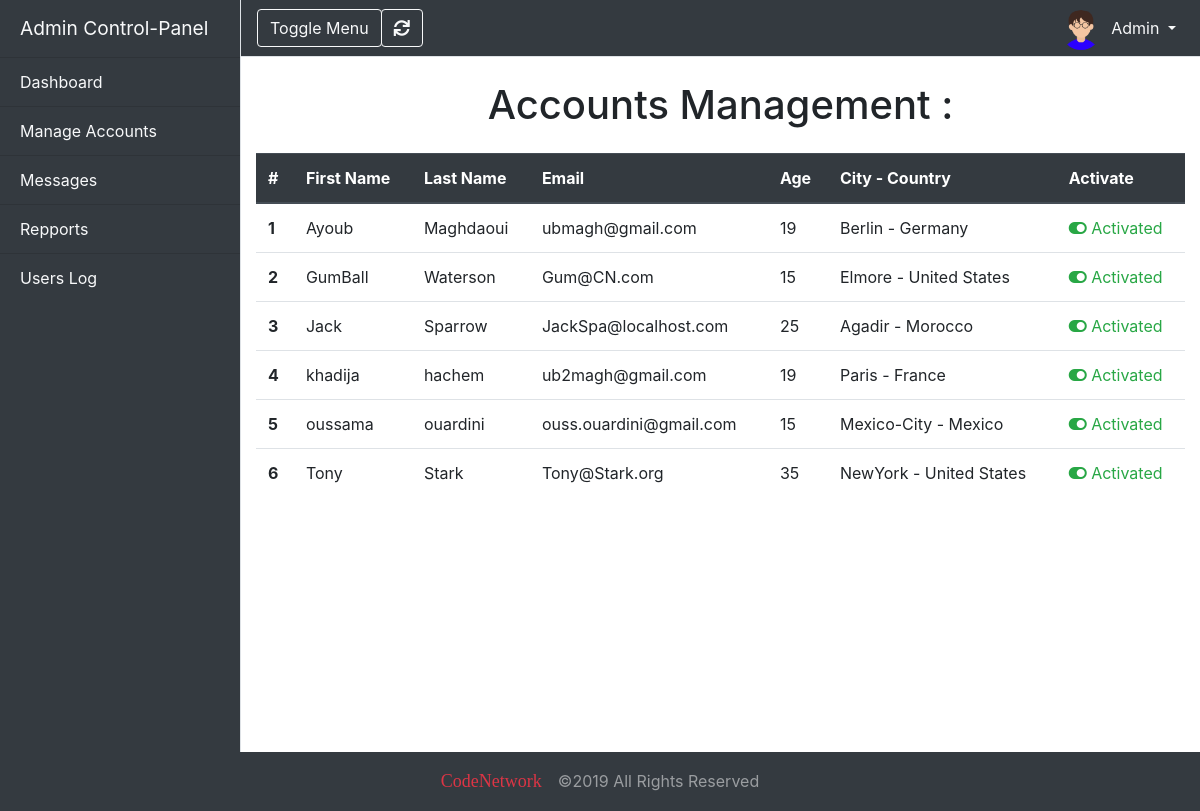
The app's page /adminCP/Accounts.php (signed in) with its own data.
### tables this page shows
CREATE TABLE IF NOT EXISTS `users` (
  `id` int(11) NOT NULL,
  `Fname` text NOT NULL,
  `Lname` text NOT NULL,
  `Email` text NOT NULL,
  `password` text NOT NULL,
  `age` int(11) NOT NULL,
  `City` text NOT NULL,
  `Country` text NOT NULL,
  `avatarEXT` text NOT NULL,
  `Activated` tinyint(1) NOT NULL
);

CREATE TABLE IF NOT EXISTS `apps_countries` (
  `id` int(11) NOT NULL,
  `country_code` varchar(2) NOT NULL DEFAULT '',
  `country_name` varchar(100) NOT NULL DEFAULT ''
);

### adminCP/Accounts.php (the view, shortened to what this page needs)
<?php
include "./includes/config.php";
if (isset($_SESSION['id'])) {
    echo '<!DOCTYPE html>
    <html lang="en">
    <head>
            <meta charset="UTF-8">
            <meta name="viewport" content="width=device-width, initial-scale=1.0">
            <meta http-equiv="X-UA-Compatible" content="ie=edge">
            <link rel="shortcut icon" href="./favicon.ico" type="image/x-icon">
            <link rel="stylesheet" href="../css/style.css">
            <link rel="stylesheet" href="../css/font-awesome.min.css">
            <link rel="stylesheet" href="../css/bootstrap.min.css">
            <link rel="stylesheet" href="../css/all.min.css">
            <link rel="stylesheet" href="../css/solid.min.css">
            <link rel="stylesheet" href="../css/fontawesome.min.css">
            <link rel="stylesheet" href="../css/regular.min.css">
            <link rel="stylesheet" href="../css/simple-sidebar.css">
            <script src="../js/jquery.js"></script>
            <script src="../js/bootstrap.js"></script>
            <title>-Manage Accounts-</title>
        </head><body>';
    include "includes/nav&sidebar.php";
    echo '
        <div class="container-fluid">
        <h1 class="mt-4 text-center">Accounts Management : </h1>
<div class="mt-4 mb-2">
<form>
        <table class="table">
  <thead class="thead-dark">
    <tr>
      <th scope="col-1">#</th>
      <th scope="col">First Name</th>
      <th scope="col">Last Name</th>
      <th scope="col">Email</th>
      <th scope="col-1">Age</th>
      <th scope="col">City - Country</th>
      <th scope="col-1">Activate</th>
    </tr>
  </thead>
  <tbody>
    ';
    $users = mysqli_query($mysqli, "SELECT * FROM users ORDER BY Fname;");
    $num = 1;
    while ($row = $users->fetch_assoc()) {
        $country = $row['Country'];
        $userContry = mysqli_query($mysqli, "SELECT country_name FROM apps_countries WHERE country_code='$country';");
        $country = $userContry->fetch_assoc();
        $country = $country['country_name'];
        echo '
        <tr>
         <th scope="row">' . $num . '</th>
         <td>' . $row['Fname'] . '</td>
         <td>' . $row['Lname'] . '</td>
         <td>' . $row['Email'] . '</td>
         <td>' . $row['age'] . '</td>
         <td>' . $row['City'] . ' - ' . $country . '</td>';
        if ($row['Activated'] == 1) {
            echo '
                            <td>
                               <a href="./Accounts.php?QCtu=' . $row['id'] . '" >
                               <i class="fas fa-toggle-on text-success"></i>
                               <span class="text-success"> Activated</span>
                               </a>
                            </td>';
        }
        echo '
       </tr>
           ';
        $num++;
    }
    echo '
                </tbody>
        </table>
        </form>
    </div>
    </div>
    </div>
<script>
$("#menu-toggle").click(function(e) {
e.preventDefault();
$("#wrapper").toggleClass("toggled");
});
</script>
</div>
';
} else {
    header("location:./index.php");
}
include "includes/footer.php";

### adminCP/includes/nav&sidebar.php (shortened to what this page needs)
<div class="d-flex" id="wrapper">
  <?php
 $avatarQUERY=mysqli_query($mysqli,"SELECT Avatar FROM admin WHERE id=10;");
 $avatar=$avatarQUERY->fetch_assoc();
 $avatar=$avatar['Avatar'];
 ?>
    <div class="bg-dark border-right" id="sidebar-wrapper">
      <div class="sidebar-heading text-light"> Admin Control-Panel </div>
      <div class="list-group list-group-flush ">
        <a href="./index.php" class="list-group-item list-group-item-action bg-dark text-light">Dashboard</a>
        <a href="./Accounts.php" class="list-group-item list-group-item-action bg-dark text-light">Manage Accounts</a>
        <a href="./Messages.php" class="list-group-item list-group-item-action bg-dark text-light">Messages</a>
        <a href="./Reports.php" class="list-group-item list-group-item-action bg-dark text-light">Repports</a>
        <a href="./UsersLOg.php" class="list-group-item list-group-item-action bg-dark text-light">Users Log</a>
      </div>
    </div>
    <div id="page-content-wrapper">
      <nav class="navbar navbar-expand-lg navbar-light bg-dark border-bottom">
        <button class="btn btn-dark btn-outline-light" id="menu-toggle">Toggle Menu</button>
        <div class="collapse navbar-collapse" id="navbarSupportedContent">
        <div class="col-1 ml-n3 text-center">
        <button class=" btn btn-dark btn-outline-light " id="reloaD"><i class="fas fa-sync"></i></button>
        </div>
          <ul class="navbar-nav ml-auto mt-2 mt-lg-0">
            <li class="nav-item dropdown">
              <a class="nav-link dropdown-toggle text-light" href="#" id="navbarDropdown" role="button" data-toggle="dropdown" aria-haspopup="true" aria-expanded="false">
              <?php
              echo'<img src="'.$avatar.'" class="ts-avatar hidden-side" alt="">';
              ?>
                Admin
              </a>
            </li>
          </ul>
        </div>
      </nav>

### css/style.css (style rules this page uses)
html, body { height: 100% !important; max-width: 100%; overflow-x: hidden; }

### css/simple-sidebar.css (style rules this page uses)
body { overflow-x: hidden; }
#sidebar-wrapper { min-height: 100vh; margin-left: -15rem; -webkit-transition: margin .25s ease-out; -moz-transition: margin .25s ease-out; -o-transition: margin .25s ease-out; transition: margin .25s ease-out; }
#sidebar-wrapper .sidebar-heading { padding: 0.875rem 1.25rem; font-size: 1.2rem; }
#sidebar-wrapper .list-group { width: 15rem; }
#page-content-wrapper { min-width: 100vw; }
@media (min-width: 768px) { #sidebar-wrapper { margin-left: 0; } }
@media (min-width: 768px) { #page-content-wrapper { min-width: 0; width: 100%; } }
.ts-avatar { border-radius: 50%; height: 40px; margin: -10px 0; margin-right: 6px; }

### records on screen
users: Fname "Ayoub", Lname "Maghdaoui", Email "ubmagh@gmail.com", age "19", City "Berlin", apps_countries.country_name "Germany"
users: Fname "GumBall", Lname "Waterson", Email "Gum@CN.com", age "15", City "Elmore", apps_countries.country_name "United States"
users: Fname "Jack", Lname "Sparrow", Email "JackSpa@localhost.com", age "25", City "Agadir", apps_countries.country_name "Morocco"
users: Fname "khadija", Lname "hachem", Email "ub2magh@gmail.com", age "19", City "Paris", apps_countries.country_name "France"
users: Fname "oussama", Lname "ouardini", Email "ouss.ouardini@gmail.com", age "15", City "Mexico-City", apps_countries.country_name "Mexico"
users: Fname "Tony", Lname "Stark", Email "Tony@Stark.org", age "35", City "NewYork", apps_countries.country_name "United States"
